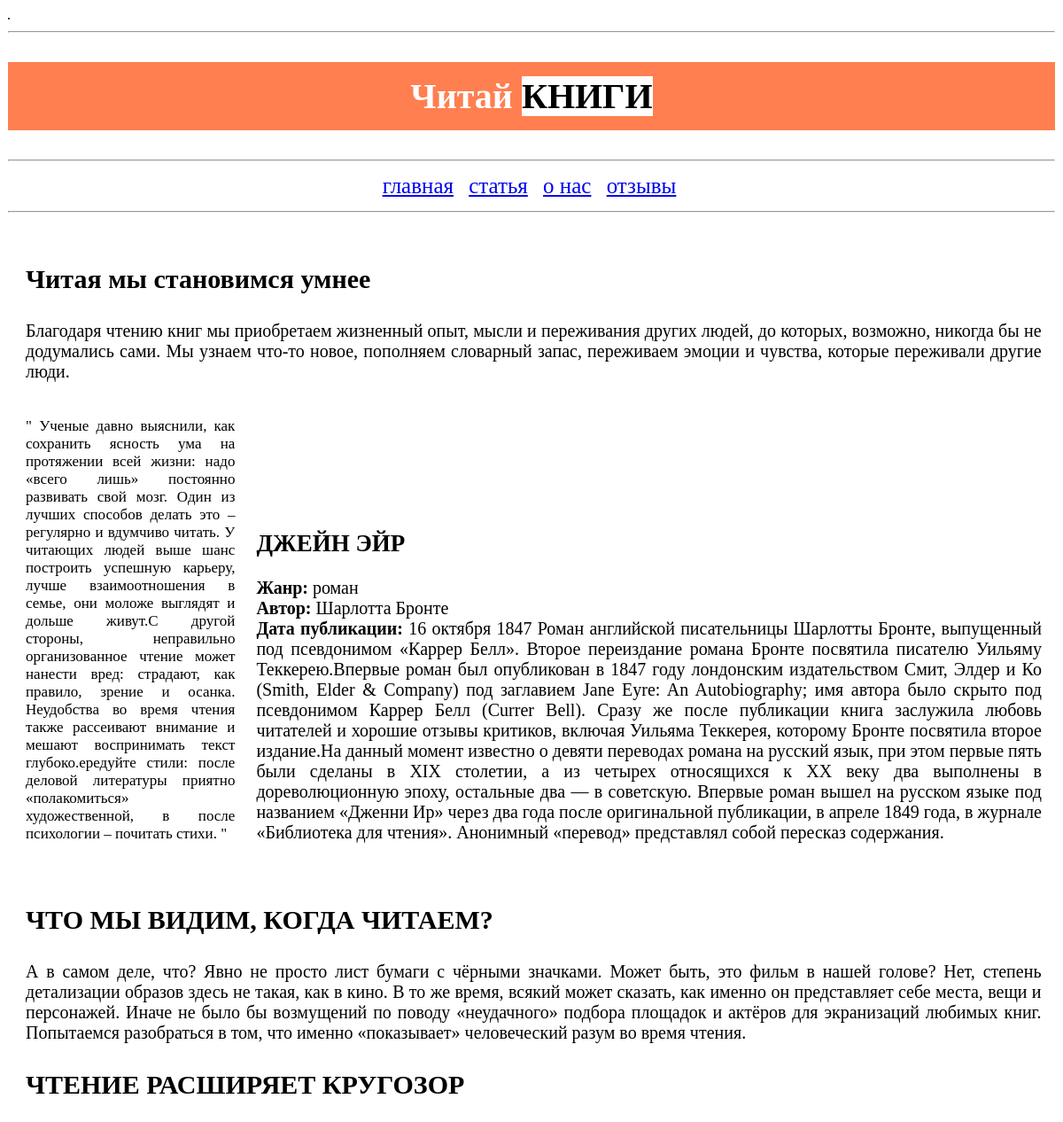
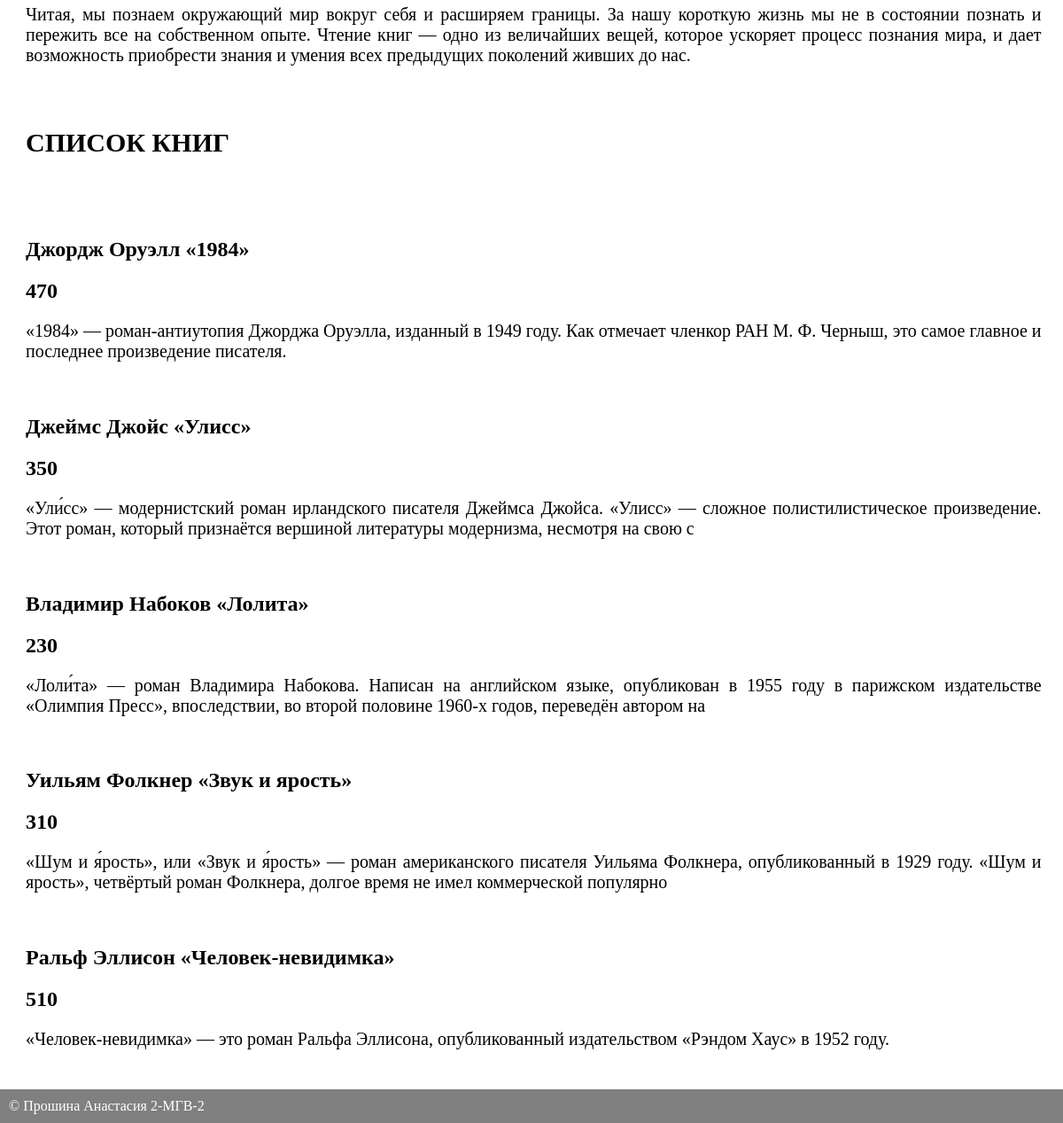
Page /state/ on the committed database (2 pictures, top to bottom).
### catalog/models.py (models this page shows, shortened)
class Product(models.Model):
    name = models.CharField(max_length=40, blank=False)
    price = models.IntegerField(default=0)
    description = models.CharField(max_length=200)

### catalog/views.py (the view)
# urls.py: path('', state_page),
def state_page(request):
    products = Product.objects.all()
    title = "Статья"
    data = {"menu":MENU, "title": title, "products": products}
    return render(request,"./state.html", context=data)

### templates/state.html
{% extends 'base.html' %}
{% block content %}
<hr class="my-4">
    <div class="col-lg-12"><h3><b>Читая мы становимся умнее</b></h3>
<p3>Благодаря чтению книг мы приобретаем жизненный опыт, мысли и переживания других людей,
до которых, возможно, никогда бы не додумались сами. Мы узнаем что-то новое, пополняем словарный запас,
переживаем эмоции и чувства, которые переживали другие люди.</p3></div>
    <div class="col-lg"><p4>" Ученые давно выяснили, как сохранить ясность ума на протяжении всей жизни: надо «всего лишь»
	постоянно развивать свой мозг. Один из лучших способов делать это – регулярно и вдумчиво читать.
	У читающих людей выше шанс построить успешную карьеру,
	лучше взаимоотношения в семье, они моложе выглядят и дольше живут.C другой стороны,
	неправильно организованное чтение может нанести вред: страдают, как правило, зрение и осанка.
	Неудобства во время чтения также рассеивают внимание и мешают воспринимать текст глубоко.ередуйте стили:
	после деловой литературы приятно «полакомиться» художественной,
	в после психологии – почитать стихи. "</p4></div>
    <div class="col-lg-3"><p2> <span1>ДЖЕЙН ЭЙР</span1> <br> <br>
	<b> Жанр: </b>	роман <br>
	<b> Автор: </b>	Шарлотта Бронте <br>
	<b> Дата публикации: </b>	16 октября 1847
	Роман английской писательницы Шарлотты Бронте, выпущенный под псевдонимом
	«Каррер Белл». Второе переиздание романа Бронте посвятила писателю Уильяму Теккерею.Впервые роман был опубликован
	в 1847 году лондонским издательством Смит, Элдер и Ко (Smith, Elder & Company) под заглавием Jane Eyre: An Autobiography; имя автора было скрыто под псевдонимом Каррер Белл (Currer Bell). Сразу же после публикации книга заслужила любовь читателей и хорошие отзывы критиков,
	включая Уильяма Теккерея, которому Бронте посвятила второе издание.На данный момент известно о девяти переводах романа на русский язык,
	при этом первые пять были сделаны в XIX столетии, а из четырех относящихся к XX веку два выполнены в дореволюционную эпоху, остальные два — в советскую. Впервые роман вышел на русском языке под названием «Дженни Ир» через два года после оригинальной публикации, в апреле 1849 года, в журнале «Библиотека для чтения». Анонимный «перевод» представлял собой пересказ содержания.
    </p2></div>
    <div class="col-lg-12">
    <h3><b>ЧТО МЫ ВИДИМ, КОГДА ЧИТАЕМ?</b></h3>
<p3>А в самом деле, что? Явно не просто лист бумаги с чёрными значками.
Может быть, это фильм в нашей голове? Нет, степень детализации образов здесь не такая, как в кино. В то же время, всякий может сказать, как именно он представляет себе места, вещи и персонажей. Иначе не было бы возмущений по поводу «неудачного» подбора площадок и актёров для экранизаций любимых книг.
Попытаемся разобраться в том, что именно «показывает» человеческий разум во время чтения.</p3>
<h3><b>ЧТЕНИЕ РАСШИРЯЕТ КРУГОЗОР</b></h3>
<p3>Читая, мы познаем окружающий мир вокруг себя и расширяем границы. За нашу короткую жизнь мы не в состоянии познать и пережить все на собственном опыте.
Чтение книг — одно из величайших вещей, которое ускоряет процесс познания мира,
и дает возможность приобрести знания и умения всех предыдущих поколений живших до нас.<p3>
	</div>
<div class="col-lg-12">
    <h3><b>СПИСОК КНИГ</b></h3>
	</div>
{% for el in products %}
<div class="col-lg-12">
    	<h2>{{el.name}}</h2>
	<h2>{{el.price}}</h2>
	<p2>{{el.description}}</p2>
</div>
{% endfor%}
 {% endblock %}

### static/css/base.css (style rules this page uses)
hr { background-color: #C0C0C0; }
.col-lg-12 { text-align:justify; width: 97%; padding: 20px; }
h3 { font-size: 30px; }
p3 { font-size: 20px; text-align: justify; }
.col-lg { text-align:justify; display: inline-block; width: 20%; padding: 20px; }
.col-lg-3 { display: inline-block; text-align:justify; width: 75%; }
p4 { font-size: 17px; font-family:Monotype Corsiva; text-align: justify; }
p2 { font-size: 20px; }
p2 span1 { font-size: 27px; font-weight: bold; }

### rows in the picture
Product: name "Джордж Оруэлл «1984»", price "470", description "«1984» — роман-антиутопия Джорджа Оруэлла, изданный в 1949 году. Как отмечает членкор РАН М. Ф. Черныш, это самое главное и последнее произведение писателя."
Product: name "Джеймс Джойс «Улисс»", price "350", description "«Ули́сс» — модернистский роман ирландского писателя Джеймса Джойса. «Улисс» — сложное полистилистическое произведение. Этот роман, который признаётся вершиной литературы модернизма, несмотря на свою с"
Product: name "Владимир Набоков «Лолита»", price "230", description "«Лоли́та» — роман Владимира Набокова. Написан на английском языке, опубликован в 1955 году в парижском издательстве «Олимпия Пресс», впоследствии, во второй половине 1960-х годов, переведён автором на"
Product: name "Уильям Фолкнер «Звук и ярость»", price "310", description "«Шум и я́рость», или «Звук и я́рость» — роман американского писателя Уильяма Фолкнера, опубликованный в 1929 году. «Шум и ярость», четвёртый роман Фолкнера, долгое время не имел коммерческой популярно"
Product: name "Ральф Эллисон «Человек-невидимка»", price "510", description "«Человек-невидимка» — это роман Ральфа Эллисона, опубликованный издательством «Рэндом Хаус» в 1952 году."

### other values in the picture
{{ key }} "главная" "статья" "о нас" "отзывы"
